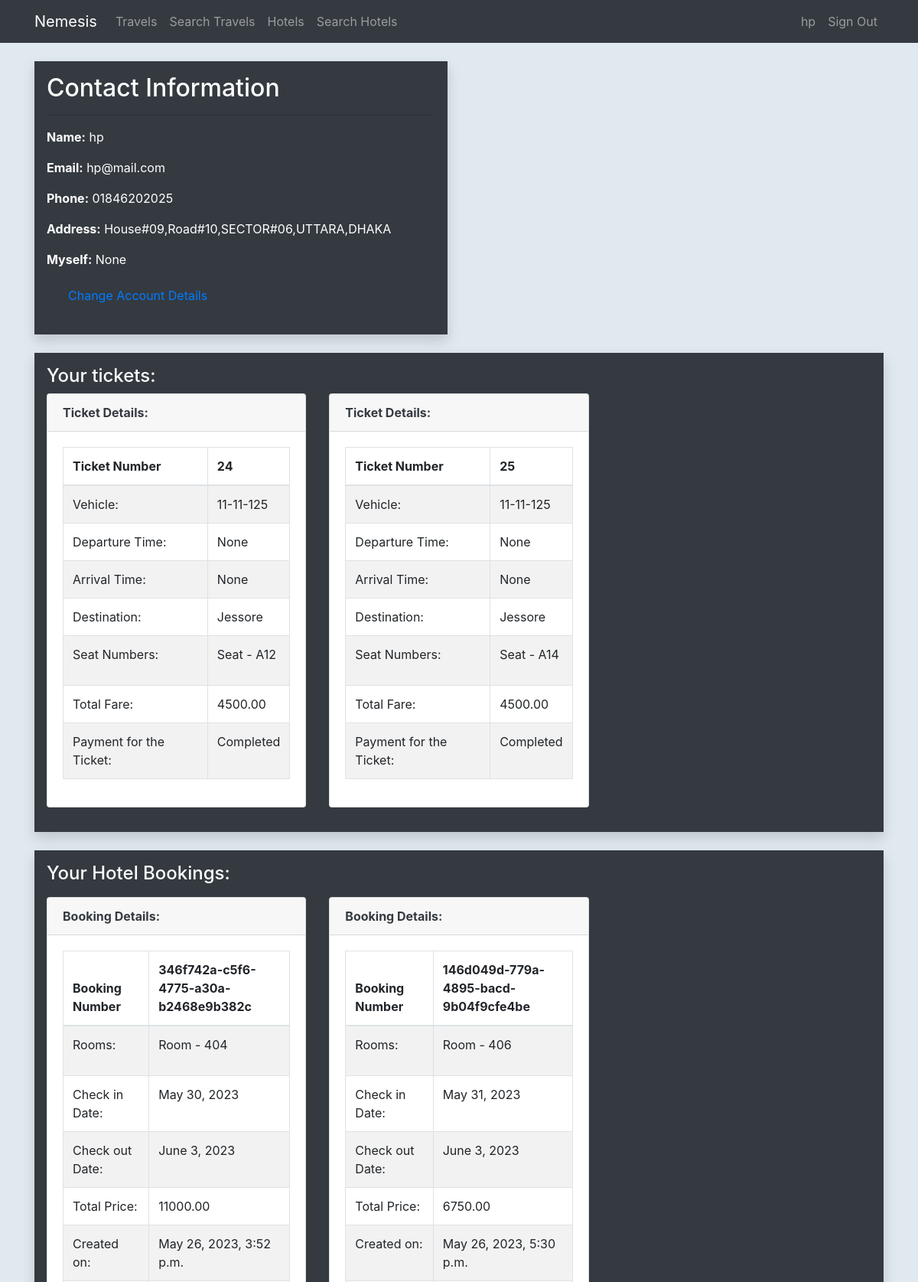
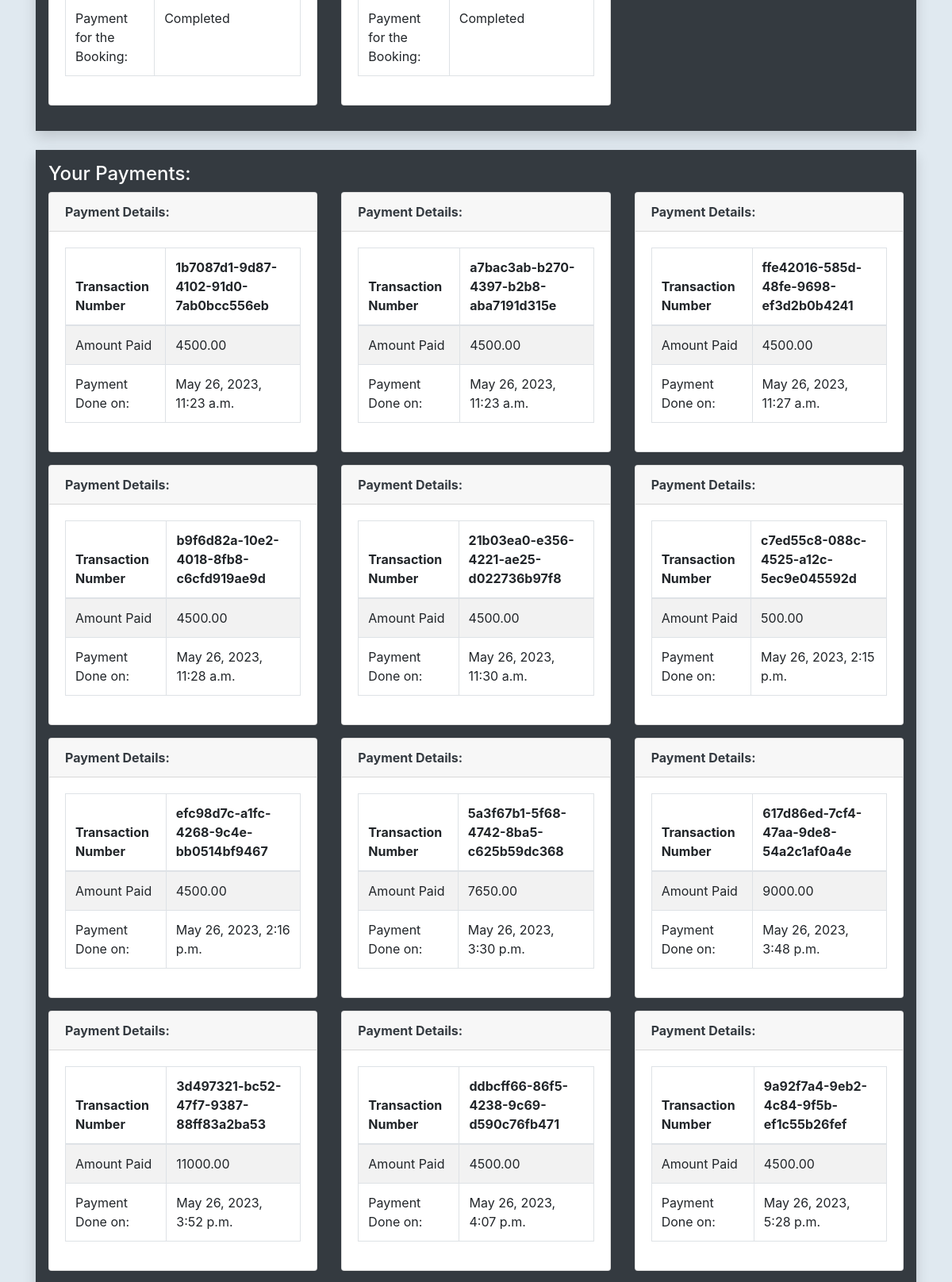
/profile/ (signed in, upper part), run on the app's committed database (2 pictures, top to bottom).
### users/models.py (models this page shows, shortened)
class Profile(models.Model):
    user = models.OneToOneField(
        User, on_delete=models.CASCADE, null=True, blank=True, related_name="profile")
    phone_number = models.TextField(blank=True, null=True)
    short_intro = models.CharField(max_length=200, blank=True, null=True)
    address = models.TextField(blank=True, null=True)
    billing_address = models.TextField(blank=True, null=True)
    id = models.UUIDField(default=uuid.uuid4, unique=True,
                          primary_key=True, editable=False)

class Payment(models.Model):
    PENDING = 'pending'
    COMPLETED = 'completed'
    FAILED = 'failed'
    PAYMENT_STATUS_CHOICES = [
        (PENDING, _('Pending')),
        (COMPLETED, _('Completed')),
        (FAILED, _('Failed')),
    ]
    status = models.CharField(max_length=20, choices=PAYMENT_STATUS_CHOICES, default=PENDING)
    amount = models.DecimalField(max_digits=10, decimal_places=2)
    transaction_id = models.UUIDField(default=uuid.uuid4, unique=True,
                          primary_key=True, editable=False)
    user = models.ForeignKey(
        User, on_delete=models.SET_NULL, null=True, blank=True)
    created = models.DateTimeField(auto_now_add=True)
    class Meta:
        verbose_name = _('Payment')
        verbose_name_plural = _('Payments')

### tickets/models.py (models this page shows, shortened)
class Ticket(models.Model):
    ticket_id = models.UUIDField(default=uuid.uuid4, unique=True, editable=False)
    user = models.ForeignKey(
        User, on_delete=models.CASCADE, related_name="tickets_user"
    )
    seats = models.ManyToManyField(Seat, related_name="tickets_seat")
    travel_info = models.ForeignKey(
        Travel, on_delete=models.CASCADE, related_name="tickets_travel"
    )
    num_passengers = models.PositiveIntegerField()
    total_price = models.DecimalField(max_digits=10, decimal_places=2)
    created = models.DateTimeField(auto_now_add=True)
    payment = models.ForeignKey(Payment,null=True,blank=True, on_delete=models.SET_NULL, related_name="payment_ticket")

class Travel(models.Model):
    CITIES_BANGLADESH = [
        ("Dhaka", "Dhaka"),
        ("Chittagong", "Chittagong"),
        ("Sylhet", "Sylhet"),
        ("Khulna", "Khulna"),
        ("Rajshahi", "Rajshahi"),
        ("Barisal", "Barisal"),
        ("Rangpur", "Rangpur"),
        ("Comilla", "Comilla"),
        ("Narayanganj", "Narayanganj"),
        ("Jessore", "Jessore"),
        ("Savar", "Savar"),
        ("Mymensingh", "Mymensingh"),
        ("Tangail", "Tangail"),
        ("Gazipur", "Gazipur"),
        ("Bogra", "Bogra"),
        ("Nawabganj", "Nawabganj"),
        ("Narsingdi", "Narsingdi"),
        ("Joypurhat", "Joypurhat"),
        ("Saidpur", "Saidpur"),
        ("Sirajganj", "Sirajganj"),
    ]
    vehicle = models.ForeignKey(Vehicle, on_delete=models.CASCADE)
    origin = models.CharField(
        max_length=100, choices=CITIES_BANGLADESH, default="Dhaka"
    )
    destination = models.CharField(max_length=100, choices=CITIES_BANGLADESH)
    departure_time = models.DateTimeField()
    arrival_time = models.DateTimeField(
        null=True,
        blank=True,
    )

class Vehicle(models.Model):
    VEHICLE_TYPES = [
        ("bus", "Bus"),
        ("train", "Train"),
        ("flight", "Flight"),
    ]
    vehicle_number = models.CharField(max_length=50, unique=True)
    body_manufacturer = models.CharField(max_length=50)
    type = models.CharField(max_length=10, choices=VEHICLE_TYPES)
    capacity = models.PositiveIntegerField()

class Seat(models.Model):
    SEAT_TYPES = [
        ("standard", "Standard"),
        ("luxury", "Luxury"),
        ("sleeper", "Sleeper"),
    ]
    vehicle = models.ForeignKey(
        Travel, on_delete=models.CASCADE, related_name="seats_vehicle"
    )
    number = models.CharField(max_length=3)
    type = models.CharField(max_length=10, choices=SEAT_TYPES)
    price = models.DecimalField(max_digits=10, decimal_places=2)
    is_available = models.BooleanField(default=True)

### hotels/models.py (models this page shows, shortened)
class Booking(models.Model):
    booking_id = models.UUIDField(
        default=uuid.uuid4, unique=True, primary_key=True, editable=False
    )
    user = models.ForeignKey(User, on_delete=models.CASCADE)
    hotel = models.ForeignKey(
        "Hotel", on_delete=models.CASCADE, related_name="bookings_hotel"
    )
    room = models.ManyToManyField(
        "Room", related_name="bookings_room"
    )
    check_in_date = models.DateField()
    check_out_date = models.DateField()
    num_guests = models.PositiveIntegerField()
    total_price = models.DecimalField(max_digits=10, decimal_places=2)
    created = models.DateTimeField(auto_now_add=True)
    payment = models.ForeignKey(Payment,null=True,blank=True, on_delete=models.SET_NULL, related_name="payment_booking")

class Room(models.Model):
    room_id = models.UUIDField(
        default=uuid.uuid4, unique=True, primary_key=True, editable=False
    )
    ROOM_TYPES = [
        ("SINGLE", "Single"),
        ("DOUBLE", "Double"),
        ("TWIN", "Twin"),
        ("FAMILY", "Family"),
    ]
    room_number = models.CharField(max_length=10)
    hotel = models.ForeignKey(
        Hotel, on_delete=models.CASCADE, related_name="rooms_hotel"
    )
    room_type = models.CharField(max_length=50, choices=ROOM_TYPES)
    price = models.DecimalField(max_digits=10, decimal_places=2)
    max_capacity = models.PositiveIntegerField()

### users/views.py (the view)
# urls.py: path('profile/', views.userProfile, name="user-profile"),
@login_required(login_url='login')
def userProfile(request):
    profile = Profile.objects.get(user=request.user)
    tickets = Ticket.objects.filter(user=request.user)
    bookings = Booking.objects.filter(user=request.user)
    payments = Payment.objects.filter(user=request.user)
    context = {'profile': profile, 'tickets': tickets,
               "bookings": bookings,'payments':payments  }
    return render(request, 'users/user-profile.html', context)

### templates/users/user-profile.html (shortened to what this page needs)
{% extends 'base.html' %}
{% block content %}
{% load static %}
<div class="container my-4">
    <div class="row">
      <div class="col-md-6">
        <div class="bg-dark text-white p-3 shadow">
          <h2>Contact Information</h2>
          <hr>
          <p><strong>Name:</strong> {{ user.username }}</p>
          <p><strong>Email:</strong> {{ user.email }}</p>
          <p><strong>Phone:</strong> {{ user.profile.phone_number }}</p>
          <p><strong>Address:</strong> {{ user.profile.address }}</p>
          <p><strong>Myself:</strong> {{ user.profile.short_intro }}</p>
          <div class="container-fluid">
            <a href="{% url 'users:edit-account' %}" class="btn btn-link"><p>Change Account Details</p></a>
        </div>
        </div>
      </div>
    </div>
  </div>
<div class="container my-4">
    <div class="bg-dark text-white p-3 shadow">
      <div class="row">
        <div class="col-md-12">
          <h4><span>Your tickets:</span></h4>
          <div class="row">
            {% for ticket in tickets %}
            <div class="col-md-4 mb-3">
              <div class="card">
                <div class="card-header text-dark">
                  <strong>Ticket Details:</strong>
                </div>
                <div class="card-body">
                  <table class="table table-bordered table-striped">
                    <thead>
                      <tr>
                        <th>Ticket Number</th>
                        <th>{{ ticket.id }}</th>
                      </tr>
                    </thead>
                    <tbody>
                      <tr>
                        <td>Vehicle:</td>
                        <td>{{ ticket.travel_info.vehicle.vehicle_number }}</td>
                      </tr>
                      <tr>
                        <td>Departure Time:</td>
                        <td>{{ ticket.travel_info.arrival_time }}</td>
                      </tr>
                      <tr>
                        <td>Arrival Time:</td>
                        <td>{{ ticket.travel_info.arrival_time }}</td>
                      </tr>
                      <tr>
                        <td>Destination:</td>
                        <td>{{ ticket.travel_info.destination }}</td>
                      </tr>
                      <td>Seat Numbers:</td>
                        <td><p>
                            {% for seat in ticket.seats.all %}
                               Seat - {{ seat.number }}{% if not forloop.last %}, {% endif %}
                            {% endfor %}
                            </p></td>
                      <tr>
                        <td>Total Fare:</td>
                        <td>{{ ticket.total_price }}</td>
                      </tr>
                      <tr>
                        <td>Payment for the Ticket:</td>
                        <td>{{ ticket.payment.status |title }}</td>
                      </tr>
                    </tbody>
                  </table>
                </div>
              </div>
            </div>
            {% empty %}
            <p>You haven't booked any Tickets</p>
            {% endfor %}
          </div>
        </div>
      </div>
    </div>
  </div>
<div class="container my-4">
    <div class="bg-dark text-white p-3 shadow">
      <div class="row">
        <div class="col-md-12">
          <h4><span>Your Hotel Bookings:</span></p></h4>
          <div class="row">
            {% for booking in bookings %}
            <div class="col-md-4 mb-3">
              <div class="card">
                <div class="card-header text-dark">
                  <strong>Booking Details:</strong>
                </div>
                <div class="card-body">
                  <table class="table table-bordered table-striped">
                    <thead>
                      <tr>
                        <th>Booking Number</th>
                        <th>{{ booking.booking_id }}</th>
                      </tr>
                    </thead>
                    <tbody>
                      <tr>
                        <td>Rooms:</td>
                        <td><p>
                            {% for room in booking.room.all %}
                               Room - {{ room.room_number }}{% if not forloop.last %}, {% endif %}
                            {% endfor %}
                            </p></td>
                      </tr>
                      <tr>
                        <td>Check in Date:</td>
                        <td>{{ booking.check_in_date }}</td>
                      </tr>
                      <tr>
                        <td>Check out Date:</td>
                        <td>{{ booking.check_out_date }}</td>
                      </tr>
                      <tr>
                        <td>Total Price:</td>
                        <td>{{ booking.total_price }}</td>
                      </tr>
                      <tr>
                        <td>Created on:</td>
                        <td>{{ booking.created }}</td>
                      </tr>
                      <tr>
                        <td>Payment for the Booking:</td>
                        <td>{{ booking.payment.status|title }}</td>
                      </tr>
                    </tbody>
                  </table>
                </div>
              </div>
            </div>
            {% empty %}
            <p>You haven't booked any Rooms</p>
            {% endfor %}
          </div>
        </div>
      </div>
    </div>
  </div>
  <div class="container my-4">
    <div class="bg-dark text-white p-3 shadow">
      <div class="row">
        <div class="col-md-12">
          <h4><span>Your Payments:</span></h4>
          <div class="row">
            {% for payment in payments %}
            <div class="col-md-4 mb-3">
              <div class="card">
                <div class="card-header text-dark">
                  <strong>Payment Details:</strong>
                </div>
                <div class="card-body">
                  <table class="table table-bordered table-striped">
                    <thead>
                      <tr>
                        <th>Transaction Number</th>
                        <th>{{ payment.transaction_id }}</th>
                      </tr>
                    </thead>
                    <tbody>
                      <tr>
                        <td>Amount Paid</td>
                        <td>{{ payment.amount }}</td>
                      </tr>
                      <tr>
                        <td>Payment Done on:</td>
                        <td>{{ payment.created}}</td>
                      </tr>
                    </tbody>
                  </table>
                </div>
              </div>
            </div>
            {% empty %}
            <p>You haven't paid for any Tickets or Hotel Booking</p>
            {% endfor %}
          </div>
        </div>
      </div>
    </div>
  </div>
{% endblock content %}

### templates/base.html (shortened to what this page needs)
<!DOCTYPE html>
{% load static %}
<html lang="en">
  <head>
    <link
      rel="stylesheet"
      href="https://stackpath.bootstrapcdn.com/bootstrap/4.3.1/css/bootstrap.min.css"
    />
  </head>
  <body>
    <nav class="navbar navbar-expand-lg navbar-dark bg-dark">
      <div class="container">
        <a class="navbar-brand" href="{% url 'tickets:home' %}">Nemesis</a>
        <div class="collapse navbar-collapse" id="navbarNav">
          <ul class="navbar-nav mr-auto">
            <li class="nav-item">
              <a class="nav-link" href="{% url 'tickets:travel' %}">Travels</a>
            </li>
            <li class="nav-item">
              <a class="nav-link" href="{% url 'tickets:search_travels' %}">Search Travels</a>
            </li>
            <li class="nav-item">
              <a class="nav-link" href="{% url 'hotels:home' %}">Hotels</a>
            </li>
            <li class="nav-item">
              <a class="nav-link" href="{% url 'hotels:search_hotel' %}">Search Hotels</a>
            </li>
          </ul>
          <ul class="navbar-nav">
            {% if user.is_authenticated %}
              <li class="nav-item">
                <a class="nav-link" href="{% url 'users:user-profile' %}">{{ user.username }}</a>
              </li>
              <li class="nav-item">
                <a class="nav-link" href="{% url 'users:logout' %}">Sign Out</a>
              </li>
            {% endif %}
          </ul>
        </div>
      </div>
    </nav>
  {% block content %}{% endblock %}
  </body>
</html>

### templates/base.html (style rules this page uses)
body { background: #E0E9F0; }

### data on the page
Ticket: id "24", travel_info.vehicle.vehicle_number "11-11-125", travel_info.arrival_time "None", travel_info.destination "Jessore", total_price "4500.00", payment.status "Completed"
Seat: number "A12"
Ticket: id "25", travel_info.vehicle.vehicle_number "11-11-125", travel_info.arrival_time "None", travel_info.destination "Jessore", total_price "4500.00", payment.status "Completed"
Seat: number "A14"
Booking: booking_id "346f742a-c5f6-4775-a30a-b2468e9b382c", check_in_date "May 30, 2023", check_out_date "June 3, 2023", total_price "11000.00", created "May 26, 2023, 3:52 p.m.", payment.status "Completed"
Room: room_number "404"
Booking: booking_id "146d049d-779a-4895-bacd-9b04f9cfe4be", check_in_date "May 31, 2023", check_out_date "June 3, 2023", total_price "6750.00", created "May 26, 2023, 5:30 p.m.", payment.status "Completed"
Room: room_number "406"
Payment: transaction_id "1b7087d1-9d87-4102-91d0-7ab0bcc556eb", amount "4500.00", created "May 26, 2023, 11:23 a.m."
Payment: transaction_id "a7bac3ab-b270-4397-b2b8-aba7191d315e", amount "4500.00", created "May 26, 2023, 11:23 a.m."
Payment: transaction_id "ffe42016-585d-48fe-9698-ef3d2b0b4241", amount "4500.00", created "May 26, 2023, 11:27 a.m."
Payment: transaction_id "b9f6d82a-10e2-4018-8fb8-c6cfd919ae9d", amount "4500.00", created "May 26, 2023, 11:28 a.m."
Payment: transaction_id "21b03ea0-e356-4221-ae25-d022736b97f8", amount "4500.00", created "May 26, 2023, 11:30 a.m."
Payment: transaction_id "c7ed55c8-088c-4525-a12c-5ec9e045592d", amount "500.00", created "May 26, 2023, 2:15 p.m."
Payment: transaction_id "efc98d7c-a1fc-4268-9c4e-bb0514bf9467", amount "4500.00", created "May 26, 2023, 2:16 p.m."
Payment: transaction_id "5a3f67b1-5f68-4742-8ba5-c625b59dc368", amount "7650.00", created "May 26, 2023, 3:30 p.m."
Payment: transaction_id "617d86ed-7cf4-47aa-9de8-54a2c1af0a4e", amount "9000.00", created "May 26, 2023, 3:48 p.m."
Payment: transaction_id "3d497321-bc52-47f7-9387-88ff83a2ba53", amount "11000.00", created "May 26, 2023, 3:52 p.m."
Payment: transaction_id "ddbcff66-86f5-4238-9c69-d590c76fb471", amount "4500.00", created "May 26, 2023, 4:07 p.m."
Payment: transaction_id "9a92f7a4-9eb2-4c84-9f5b-ef1c55b26fef", amount "4500.00", created "May 26, 2023, 5:28 p.m."

### other printed values
{{ user.username }} "hp"
{{ user.email }} "hp@mail.com"
{{ user.profile.phone_number }} "01846202025"
{{ user.profile.address }} "House#09,Road#10,SECTOR#06,UTTARA,DHAKA"
{{ user.profile.short_intro }} "None"
